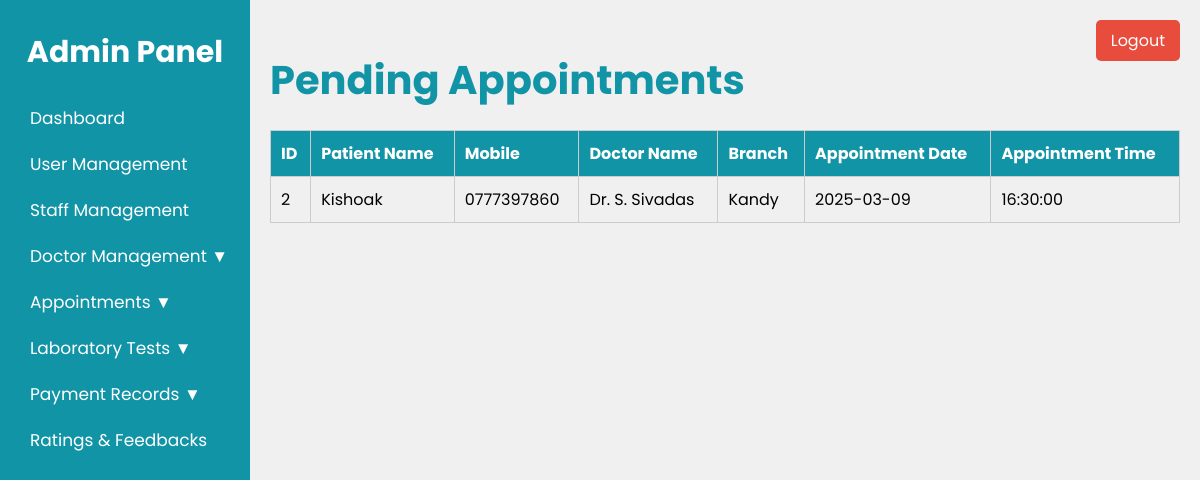
Screenshot of /Admin/pending_appointments.php (signed in) with the database file from the repository.
### tables this page shows
CREATE TABLE IF NOT EXISTS `appointments` (
  `id` int NOT NULL AUTO_INCREMENT,
  `name` varchar(100) NOT NULL,
  `age` int NOT NULL,
  `gender` varchar(10) NOT NULL,
  `mobile` varchar(15) NOT NULL,
  `department_id` int DEFAULT NULL,
  `doctor_id` int DEFAULT NULL,
  `appointment_date` date DEFAULT NULL,
  `appointment_time` time DEFAULT NULL,
  `email` varchar(50) NOT NULL,
  `branch` varchar(255) DEFAULT NULL,
  PRIMARY KEY (`id`),
  KEY `department_id` (`department_id`),
  KEY `doctor_id` (`doctor_id`)
);

CREATE TABLE IF NOT EXISTS `doctors` (
  `id` int NOT NULL AUTO_INCREMENT,
  `name` varchar(100) NOT NULL,
  `department_id` int DEFAULT NULL,
  `branch` varchar(255) DEFAULT NULL,
  PRIMARY KEY (`id`),
  KEY `department_id` (`department_id`)
);

### Admin/pending_appointments.php (the view, shortened to what this page needs)
<?php
include('connect.php');
$query = "
SELECT
    a.id,
    a.name AS name,
    a.mobile,
    a.appointment_time,
    a.appointment_date,
    a.branch,
    d.name AS doctor_name
FROM appointments a
JOIN doctors d ON a.doctor_id = d.id
ORDER BY a.appointment_time DESC
";
$result = $conn->query($query);
?>
<!DOCTYPE html>
<html>
<head>
    <link rel="stylesheet" type="text/css" href="pending_appointments.css">
</head>
<body>
    <div class="admin-container">
        <nav class="sidebar">
            <h2>Admin Panel</h2>
            <ul>
                <li><a href="dashboard.php">Dashboard</a></li>
                <li><a href="user_management.php">User Management</a></li>
                <li><a href="staff_management.php">Staff Management</a></li>
                <li>
                    <a href="#">Doctor Management ▼</a>
                </li>
                <li>
                    <a href="#">Appointments ▼</a>
                </li>
                <li>
                    <a href="#">Laboratory Tests ▼</a>
                </li>
                <li>
                    <a href="#">Payment Records ▼</a>
                </li>
                <li><a href="feedback.php">Ratings & Feedbacks</a></li>
            </ul>
        </nav>
        <div class="main-content">
            <h1 class="tittle">Pending Appointments</h1>
            <table class="appointments-table">
                <thead>
                    <tr>
                        <th>ID</th>
                        <th>Patient Name</th>
                        <th>Mobile</th>
                        <th>Doctor Name</th>
                        <th>Branch</th>
                        <th>Appointment Date</th>
                        <th>Appointment Time</th>
                    </tr>
                </thead>
                <tbody>
                    <?php while ($row = $result->fetch_assoc()): ?>
                        <tr>
                            <td><?php echo $row['id']; ?></td>
                            <td><?php echo $row['name']; ?></td>
                            <td><?php echo $row['mobile']; ?></td>
                            <td><?php echo $row['doctor_name']; ?></td>
                            <td><?php echo $row['branch']; ?></td>
                            <td><?php echo $row['appointment_date']; ?></td>
                            <td><?php echo $row['appointment_time']; ?></td>
                        </tr>
                    <?php endwhile; ?>
                </tbody>
            </table>
        </div>
    </div>
    <a href="logout.php" class="logout-btn">Logout</a>
</body>
</html>

### Admin/pending_appointments.css (style rules this page uses)
* { margin: 0; padding: 0; font-family: "Poppins", serif; }
body { background-color: #f0f0f0; position: relative; }
.admin-container { display: flex; flex-direction: row; }
.sidebar { width: 250px; background-color: #1294A7; color: white; height: 100vh; padding-top: 20px; display: flex; flex-direction: column; position: fixed; }
.sidebar h2 { color: white; text-align: center; padding-top: 10px; margin-bottom: 20px; font-size: 30px; }
.sidebar ul { list-style-type: none; padding: 0; }
.sidebar ul li { font-size: 17px; padding: 10px 20px; }
.sidebar ul li a { color: white; text-decoration: none; display: block; padding-left:10px; border-radius: 5px; transition:transform 0.3s, background-color 0.3s ease; }
.main-content { flex-grow: 1; margin-top: 30px; padding: 20px; margin-left: 250px; }
.main-content .tittle { color: #1294A7; font-size: 40px; }
.logout-btn { position: fixed; top: 20px; right: 20px; background-color: #e74c3c; text-align: center; color: white; padding: 8px 15px; border: none; border-radius: 5px; text-decoration: none; transition: background-color 0.3s ease; }
.appointments-table { width: 100%; margin-top: 20px; border-collapse: collapse; }
.appointments-table th, .appointments-table td { border: 1px solid #ccc; padding: 10px; text-align: left; }
.appointments-table th { background-color: #1294A7; color: white; }

### rows the page displays
appointments: id "2", name "Kishoak", mobile "0777397860", doctor.name "Dr. S. Sivadas", branch "Kandy", appointment_date "2025-03-09", appointment_time "16:30:00"
